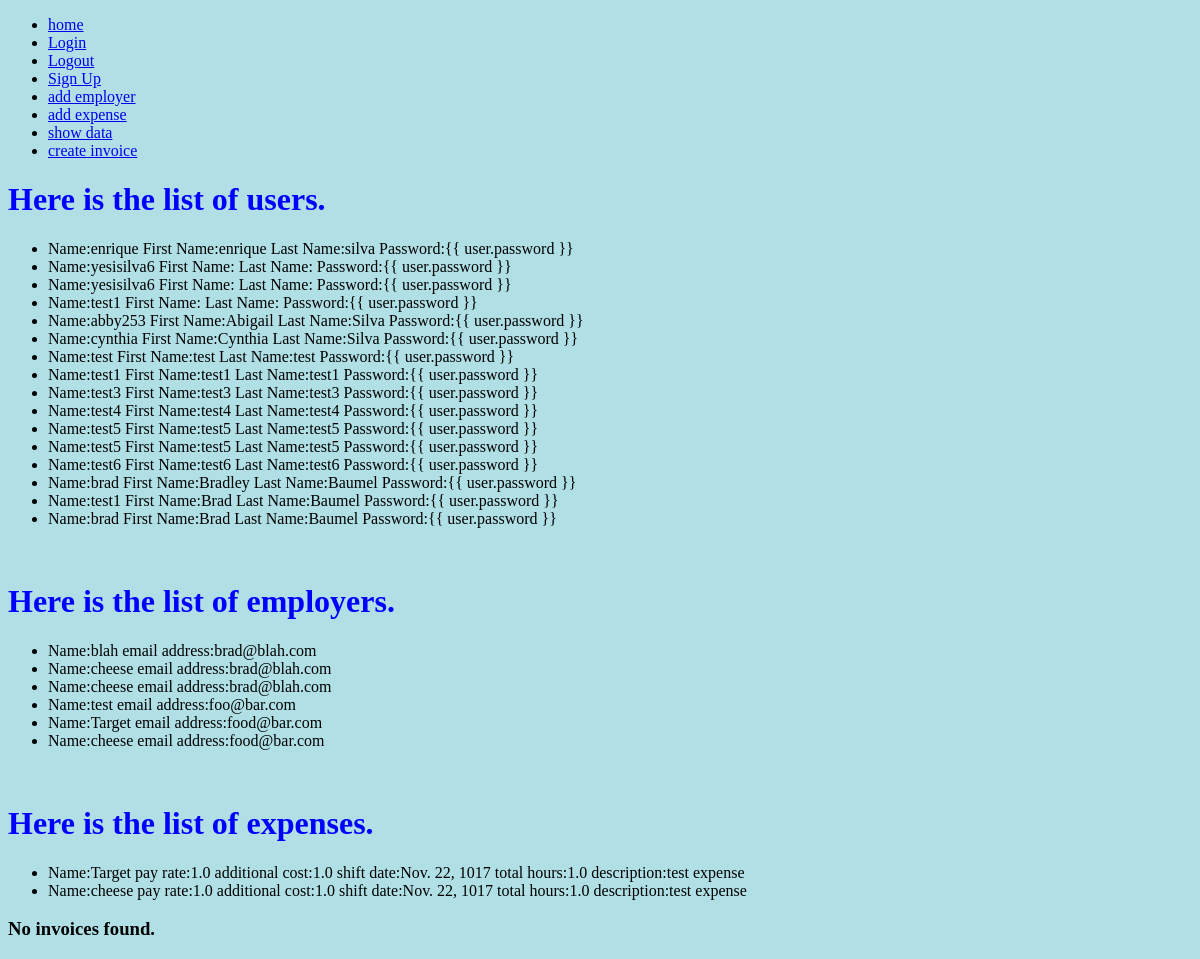
Page /showdata/ on the earlier database version.
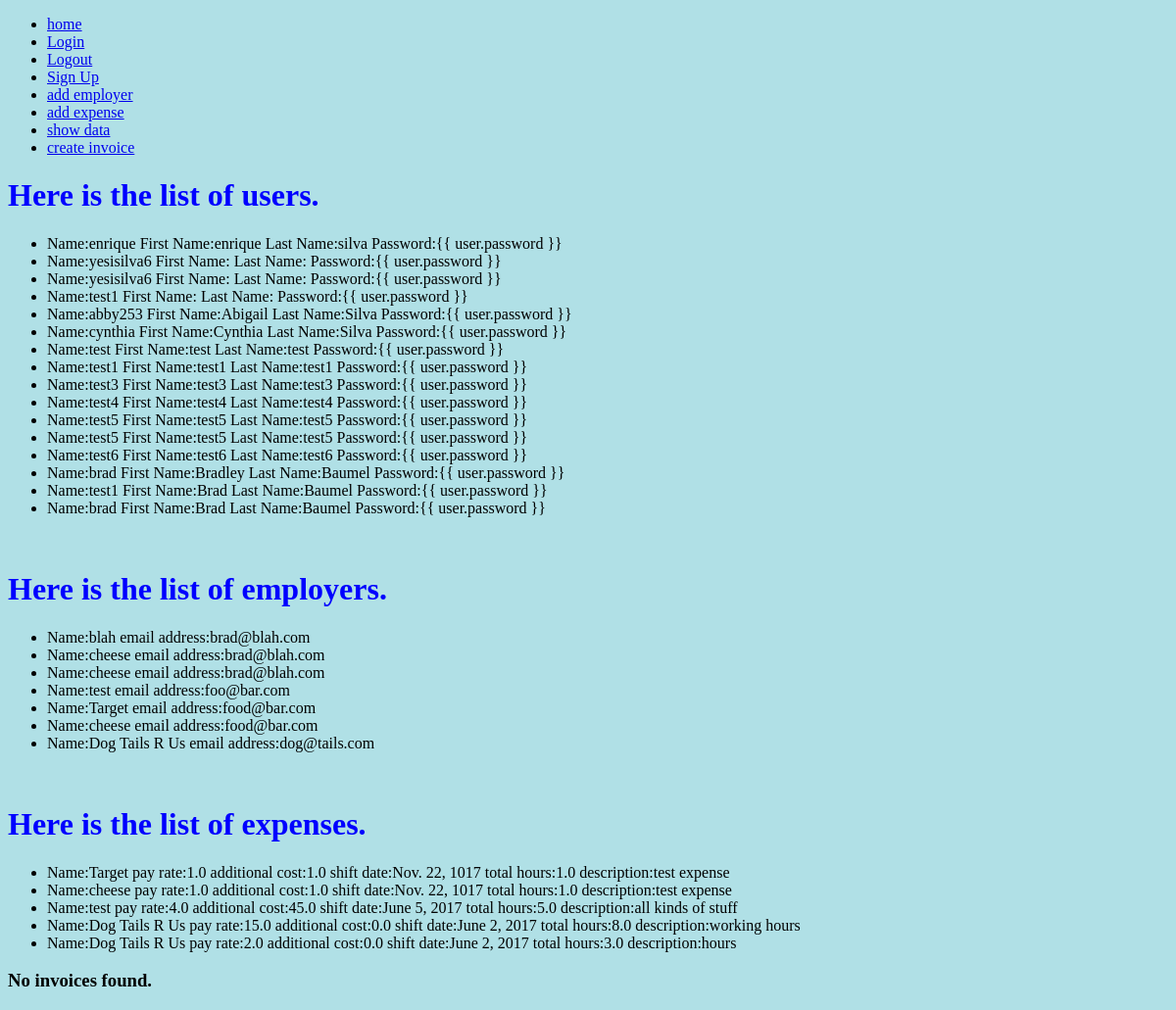
Same page on the later database version.
### polls/models.py (models this page shows, shortened)
class User(models.Model):
    first_name = models.CharField(max_length=30)
    last_name = models.CharField(max_length=30)
    user_name = models.CharField(max_length=30)
    password = models.CharField(max_length=30)

class Employer(models.Model):
    company_name = models.CharField(max_length=30)
    email_address = models.EmailField()
    def __str__(self):
        return self.company_name

class Expense(models.Model):
    company = models.ForeignKey(Employer, on_delete=models.CASCADE)
    pay_rate = models.FloatField()
    additional_cost = models.FloatField()
    shift_date = models.DateField()
    total_hours = models.FloatField()
    description = models.CharField(max_length=200)

### polls/views.py (the view)
# urls.py: url(r'^showdata/$', views.showdata, name='showdata'),
def showdata(request):
    all_users = User.objects.all()
    employer = Employer.objects.all()
    expense = Expense.objects.all()
    invoice = Invoice.objects.all()
    return render(request, 'polls/showdata.html', {'all_users': all_users, 'employer': employer,
                                                   'expense': expense, 'invoice':invoice})

### polls/templates/polls/showdata.html (shortened to what this page needs)
<!DOCTYPE html>
<html>
<head>
    <div id="nav">
        <ul>
            <li><a href="/">home</a></li>
            <li><a href="http://localhost:8000/login">Login</a></li>
            <li><a href="http://localhost:8000/logout">Logout</a></li>
            <li><a href="http://localhost:8000/register">Sign Up</a></li>
            <li><a href="http://localhost:8000/employer_add">add employer</a></li>
            <li><a href="http://localhost:8000/expense_add">add expense</a></li>
            <li><a href="http://localhost:8000/showdata">show data</a></li>
            <li><a href="http://localhost:8000/invoice">create invoice</a></li>
        </ul>
    </div>
    {% if all_users %}
    <h1>Here is the list of users.</h1>
    <ul>
        {% for user in all_users %}
        <li> Name:{{ user.user_name }} First Name:{{ user.first_name }} Last Name:{{ user.last_name }} Password:{{
            user.password }}
        </li>
        {% endfor %}
    </ul>
    {% else %}
    <h3> No users found.</h3>
    {% endif %}
    <br>
    {% if employer %}
    <h1>Here is the list of employers.</h1>
    <ul>
        {% for user in employer %}
        <li> Name:{{ user.company_name }} email address:{{ user.email_address }}</li>
        {% endfor %}
    </ul>
    {% else %}
    <h3> No employer found.</h3>
    {% endif %}
    <br>
    {% if expense %}
    <h1>Here is the list of expenses.</h1>
    <ul>
        {% for user in expense %}
        <li> Name:{{ user.company }} pay rate:{{ user.pay_rate }}
            additional cost:{{ user.additional_cost }} shift date:{{ user.shift_date }}
            total hours:{{ user.total_hours }} description:{{ user.description }}
        </li>
        {% endfor %}
    </ul>
    {% else %}
    <h3> No expenses found.</h3>
    {% endif %}
    {% if invoice %}
    <h1>Here is the list of invoices.</h1>
    <ul>
        {% for inv in invoice %}
        <li> Name:{{ inv.c_name }} start:{{ inv.start_date }}end:{{ inv.end_date }}
        </li>
        {% endfor %}
    </ul>
    {% else %}
    <h3> No invoices found.</h3>
    {% endif %}
</head>
</html>

Differences in the rows shown:
added Employer: company_name "Dog Tails R Us", email_address "dog@tails.com"
added Expense: company "test", pay_rate "4.0", additional_cost "45.0", shift_date "June 5, 2017", total_hours "5.0", description "all kinds of stuff"
added Expense: company "Dog Tails R Us", pay_rate "15.0", additional_cost "0.0", shift_date "June 2, 2017", total_hours "8.0", description "working hours"
added Expense: company "Dog Tails R Us", pay_rate "2.0", additional_cost "0.0", shift_date "June 2, 2017", total_hours "3.0", description "hours"
